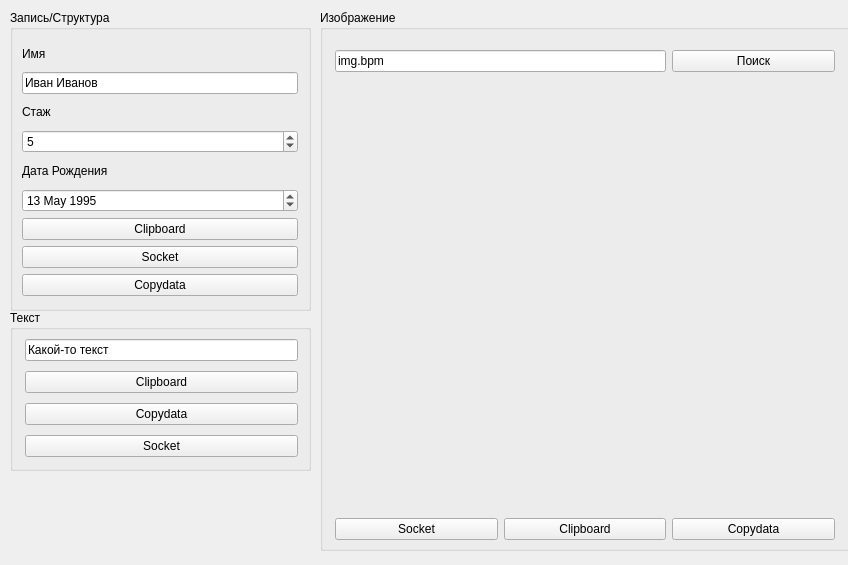
<?xml version="1.0" encoding="UTF-8"?>
<ui version="4.0">
 <class>DataExForm</class>
 <widget class="QWidget" name="DataExForm">
  <property name="geometry">
   <rect>
    <x>0</x>
    <y>0</y>
    <width>848</width>
    <height>565</height>
   </rect>
  </property>
  <property name="windowTitle">
   <string>DataExchange</string>
  </property>
  <widget class="QGroupBox" name="dataRecordBox">
   <property name="geometry">
    <rect>
     <x>10</x>
     <y>10</y>
     <width>301</width>
     <height>301</height>
    </rect>
   </property>
   <property name="styleSheet">
    <string notr="true"/>
   </property>
   <property name="title">
    <string>Запись/Структура</string>
   </property>
   <widget class="QWidget" name="verticalLayoutWidget">
    <property name="geometry">
     <rect>
      <x>10</x>
      <y>29</y>
      <width>281</width>
      <height>260</height>
     </rect>
    </property>
    <layout class="QVBoxLayout" name="verticalLayout">
     <property name="leftMargin">
      <number>2</number>
     </property>
     <property name="topMargin">
      <number>3</number>
     </property>
     <property name="rightMargin">
      <number>3</number>
     </property>
     <property name="bottomMargin">
      <number>3</number>
     </property>
     <item>
      <widget class="QLabel" name="nameLabel">
       <property name="text">
        <string>Имя</string>
       </property>
      </widget>
     </item>
     <item>
      <widget class="QLineEdit" name="nameEdit">
       <property name="text">
        <string>Иван Иванов</string>
       </property>
      </widget>
     </item>
     <item>
      <widget class="QLabel" name="expLabel">
       <property name="text">
        <string>Стаж</string>
       </property>
      </widget>
     </item>
     <item>
      <widget class="QSpinBox" name="expSpin">
       <property name="value">
        <number>5</number>
       </property>
      </widget>
     </item>
     <item>
      <widget class="QLabel" name="birthLabel">
       <property name="text">
        <string>Дата Рождения</string>
       </property>
      </widget>
     </item>
     <item>
      <widget class="QDateEdit" name="birthEdit">
       <property name="dateTime">
        <datetime>
         <hour>0</hour>
         <minute>0</minute>
         <second>0</second>
         <year>1995</year>
         <month>5</month>
         <day>13</day>
        </datetime>
       </property>
      </widget>
     </item>
     <item>
      <widget class="QPushButton" name="clipboardRecButton">
       <property name="text">
        <string>Clipboard</string>
       </property>
      </widget>
     </item>
     <item>
      <widget class="QPushButton" name="SocketRecButton">
       <property name="text">
        <string>Socket</string>
       </property>
      </widget>
     </item>
     <item>
      <widget class="QPushButton" name="copydataRecButton">
       <property name="autoFillBackground">
        <bool>false</bool>
       </property>
       <property name="text">
        <string>Copydata</string>
       </property>
      </widget>
     </item>
    </layout>
   </widget>
  </widget>
  <widget class="QGroupBox" name="textGroup">
   <property name="geometry">
    <rect>
     <x>10</x>
     <y>310</y>
     <width>301</width>
     <height>161</height>
    </rect>
   </property>
   <property name="title">
    <string>Текст</string>
   </property>
   <widget class="QWidget" name="gridLayoutWidget">
    <property name="geometry">
     <rect>
      <x>10</x>
      <y>20</y>
      <width>281</width>
      <height>135</height>
     </rect>
    </property>
    <layout class="QGridLayout" name="gridLayout">
     <property name="leftMargin">
      <number>5</number>
     </property>
     <property name="topMargin">
      <number>5</number>
     </property>
     <property name="rightMargin">
      <number>3</number>
     </property>
     <property name="bottomMargin">
      <number>3</number>
     </property>
     <item row="1" column="0">
      <widget class="QPushButton" name="clipboardTextButton">
       <property name="text">
        <string>Clipboard</string>
       </property>
      </widget>
     </item>
     <item row="3" column="0">
      <widget class="QPushButton" name="SocketTextButton">
       <property name="text">
        <string>Socket</string>
       </property>
      </widget>
     </item>
     <item row="2" column="0">
      <widget class="QPushButton" name="copydataTextButton">
       <property name="autoFillBackground">
        <bool>false</bool>
       </property>
       <property name="text">
        <string>Copydata</string>
       </property>
      </widget>
     </item>
     <item row="0" column="0">
      <widget class="QLineEdit" name="lineEdit">
       <property name="text">
        <string>Какой-то текст</string>
       </property>
      </widget>
     </item>
    </layout>
   </widget>
  </widget>
  <widget class="QGroupBox" name="imageGroup">
   <property name="geometry">
    <rect>
     <x>320</x>
     <y>10</y>
     <width>531</width>
     <height>541</height>
    </rect>
   </property>
   <property name="title">
    <string>Изображение</string>
   </property>
   <widget class="QWidget" name="gridLayoutWidget_2">
    <property name="geometry">
     <rect>
      <x>10</x>
      <y>20</y>
      <width>508</width>
      <height>533</height>
     </rect>
    </property>
    <layout class="QGridLayout" name="gridLayout_2">
     <property name="leftMargin">
      <number>5</number>
     </property>
     <property name="topMargin">
      <number>3</number>
     </property>
     <property name="rightMargin">
      <number>3</number>
     </property>
     <property name="bottomMargin">
      <number>3</number>
     </property>
     <item row="0" column="3">
      <widget class="QPushButton" name="imagePathButton">
       <property name="text">
        <string>Поиск</string>
       </property>
      </widget>
     </item>
     <item row="0" column="1" colspan="2">
      <widget class="QLineEdit" name="lineEdit_2">
       <property name="text">
        <string>img.bpm</string>
       </property>
      </widget>
     </item>
     <item row="3" column="3">
      <widget class="QPushButton" name="copydataImageButton">
       <property name="autoFillBackground">
        <bool>false</bool>
       </property>
       <property name="text">
        <string>Copydata</string>
       </property>
      </widget>
     </item>
     <item row="3" column="2">
      <widget class="QPushButton" name="clipboardImageButton">
       <property name="text">
        <string>Clipboard</string>
       </property>
      </widget>
     </item>
     <item row="3" column="1">
      <widget class="QPushButton" name="SocketImageButton">
       <property name="text">
        <string>Socket</string>
       </property>
      </widget>
     </item>
     <item row="2" column="1" colspan="3">
      <widget class="QLabel" name="imageLabel">
       <property name="maximumSize">
        <size>
         <width>400</width>
         <height>400</height>
        </size>
       </property>
       <property name="text">
        <string/>
       </property>
       <property name="pixmap">
        <pixmap>img.bmp</pixmap>
       </property>
       <property name="scaledContents">
        <bool>true</bool>
       </property>
      </widget>
     </item>
    </layout>
   </widget>
  </widget>
 </widget>
 <resources/>
 <connections/>
</ui>
